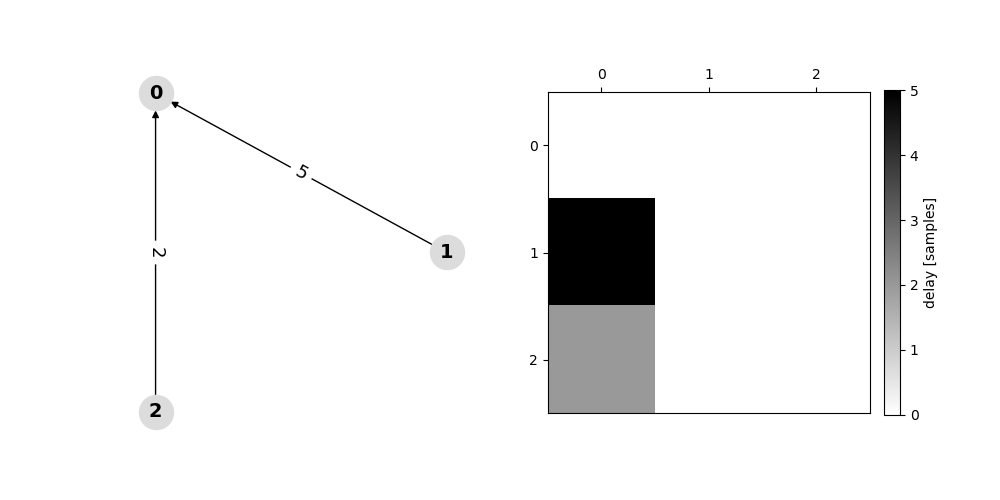

Python code for this plot:
import pandas as pd
from idtxlmodules import MultiVariateTime
from idtxl.data import Data
import matplotlib.pyplot as plt
from matplotlib.backends.backend_agg import FigureCanvasAgg

dataframe = pd.read_csv("C:\\Users\\kangyu\\Desktop\\FYP\\stock.csv")
numpy_format = dataframe.to_numpy()
arr_format = numpy_format.reshape((3, len(numpy_format), 1))
settings = {'cmi_estimator': 'JidtGaussianCMI',
            'max_lag_sources': 5,
            'min_lag_sources': 1}

mod = MultiVariateTime(Data(arr_format), settings)
a, b = mod.run()
b
b.savefig("test.png")
